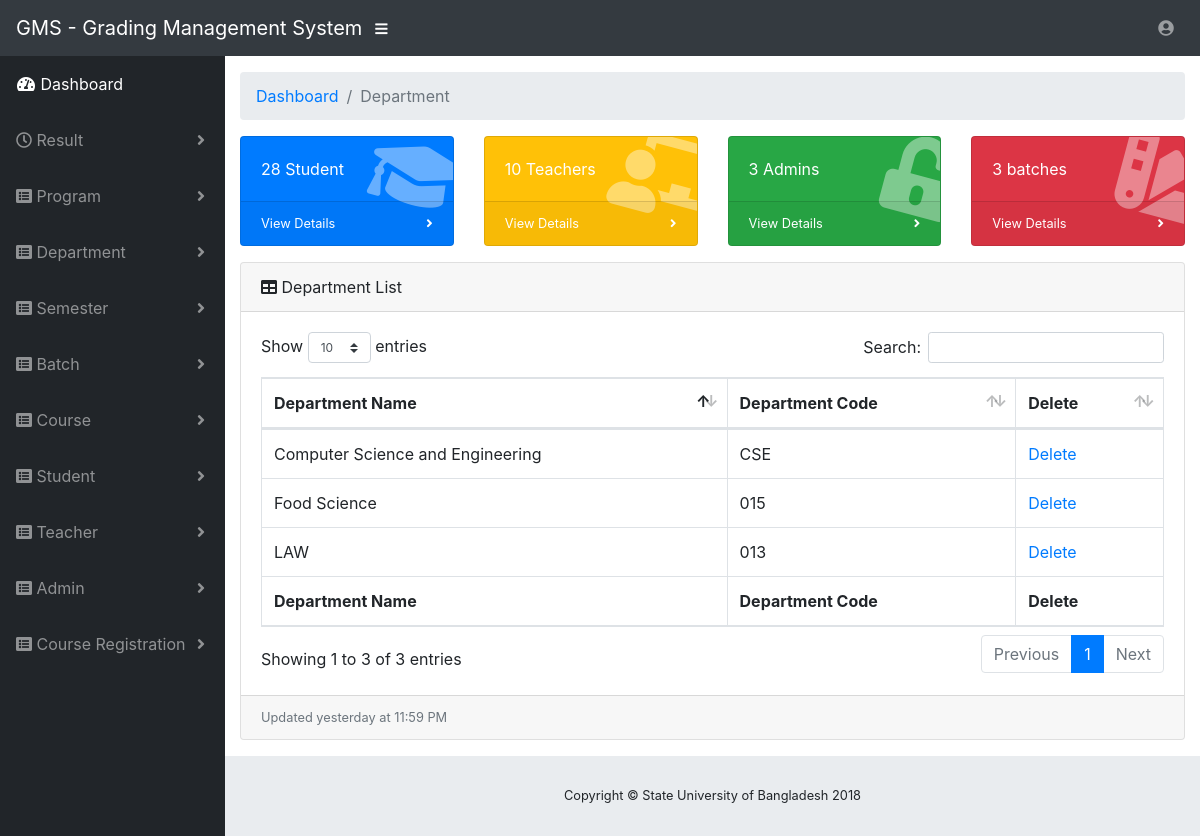
The page /department.php on the database its author committed.
### tables this page shows
CREATE TABLE `tbl_department` (
  `id` int(20) NOT NULL,
  `dept_name` varchar(100) NOT NULL,
  `dept_code` varchar(11) NOT NULL,
  `created_by` varchar(100) NOT NULL,
  `created_date` datetime(6) NOT NULL,
  `modified_by` varchar(100) NOT NULL,
  `modified_date` datetime(6) NOT NULL,
  `remarks` varchar(200) NOT NULL,
  `is_active` int(1) NOT NULL
);

### model/Department.php (called while the page is built, shortened)
<?php
include_once __DIR__ . '/../Database.php';
class Department extends Database
{
    public function get_all_dept()
    {
        $query_string = "select * from tbl_department";
        $q = $this->query($query_string);
        $data = $this->fetch($q);
        return $data;
    }
}

### Database.php (called while the page is built, shortened)
<?php
class Database
{
    private $link;
    private function connect()
    {
        $this->link = mysqli_connect(DB_HOST, DB_USERNAME, DB_PASSWORD, DB_NAME);
    }
    public function query($query_string)
    {
        $q = mysqli_query($this->link, $query_string);
        return $q;
    }
    public function fetch($q)
    {
        return mysqli_fetch_all($q, MYSQLI_ASSOC);
    }
}

### department.php (the view, shortened to what this page needs)
<!DOCTYPE html>
<html lang="en">
<?php include_once __DIR__ . '/model/Department.php' ?>
<head>
    <link href="vendor/bootstrap/css/bootstrap.min.css" rel="stylesheet">
    <link href="vendor/fontawesome-free/css/all.min.css" rel="stylesheet" type="text/css">
    <link href="vendor/datatables/dataTables.bootstrap4.css" rel="stylesheet">
    <link href="css/sb-admin.css" rel="stylesheet">
</head>
<body id="page-top">
<nav class="navbar navbar-expand navbar-dark bg-dark static-top">
    <a class="navbar-brand mr-1" href="index.php">GMS - Grading Management System</a>
    <button class="btn btn-link btn-sm text-white order-1 order-sm-0" id="sidebarToggle" href="#">
        <i class="fas fa-bars"></i>
    </button>
    <?php include_once 'common_views/admin_options.php'; ?>
</nav>
<div id="wrapper">
    <?php include_once 'common_views/sidebar_menu.php'; ?>
    <div id="content-wrapper">
        <div class="container-fluid">
            <ol class="breadcrumb">
                <li class="breadcrumb-item">
                    <a href="#">Dashboard</a>
                </li>
                <li class="breadcrumb-item active">Department</li>
            </ol>
            <?php include_once 'common_views/dashboard_data.php'; ?>
            <div class="card mb-3">
                <div class="card-header">
                    <i class="fas fa-table"></i>
                    Department List
                </div>
                <div class="card-body">
                    <div class="table-responsive">
                        <table class="table table-bordered" id="dataTable" width="100%" cellspacing="0">
                            <thead>
                            <tr>
                                <th>Department Name</th>
                                <th>Department Code</th>
                                <th>Delete</th>
                            </tr>
                            </thead>
                            <tfoot>
                            <tr>
                                <th>Department Name</th>
                                <th>Department Code</th>
                                <th>Delete</th>
                            </tr>
                            </tfoot>
                            <tbody>
                            <?php
                            $mDepartment = new Department();
                            $depts = $mDepartment->get_all_dept();
                            foreach ($depts as $dept):
                                echo "<tr>";
                                echo "<td>" . $dept['dept_name'] . "</td>";
                                echo "<td>" . $dept['dept_code'] . "</td>";
                                $encodedIdEdit = $dept['id'];
                                echo "<td>". "<a href='delete-department.php?id= $encodedIdEdit'> Delete </a> " . "</td>";
                                echo "</tr>";
                            endforeach; ?>
                            </tbody>
                        </table>
                    </div>
                </div>
                <div class="card-footer small text-muted">Updated yesterday at 11:59 PM</div>
            </div>
        </div>
        <footer class="sticky-footer">
            <div class="container my-auto">
                <div class="copyright text-center my-auto">
                    <span>Copyright © State University of Bangladesh 2018</span>
                </div>
            </div>
        </footer>
    </div>
</div>
</body>
</html>

### css/sb-admin.css (style rules this page uses)
html { position: relative; min-height: 100%; }
body { height: 100%; }
#wrapper { display: -webkit-box; display: -ms-flexbox; display: flex; }
#wrapper #content-wrapper { overflow-x: hidden; width: 100%; padding-top: 1rem; padding-bottom: 80px; }
:root { --input-padding-x: 0.75rem; --input-padding-y: 0.75rem; }
footer.sticky-footer { display: -webkit-box; display: -ms-flexbox; display: flex; position: absolute; right: 0; bottom: 0; width: calc(100% - 90px); height: 80px; background-color: #e9ecef; }
footer.sticky-footer .copyright { line-height: 1; font-size: 0.8rem; }
@media (min-width: 768px) { footer.sticky-footer { width: calc(100% - 225px); } }

### rows shown on the page
tbl_department: dept_name "Computer Science and Engineering", dept_code "CSE"
tbl_department: dept_name "LAW", dept_code "013"
tbl_department: dept_name "Food Science", dept_code "015"

### other values the page prints
count($student->get_all_student()) "28"
count($teacher->get_all_teacher()) "10"
count($admin->get_all_admin()) "3"
count($batch->get_all_batch()) "3"
